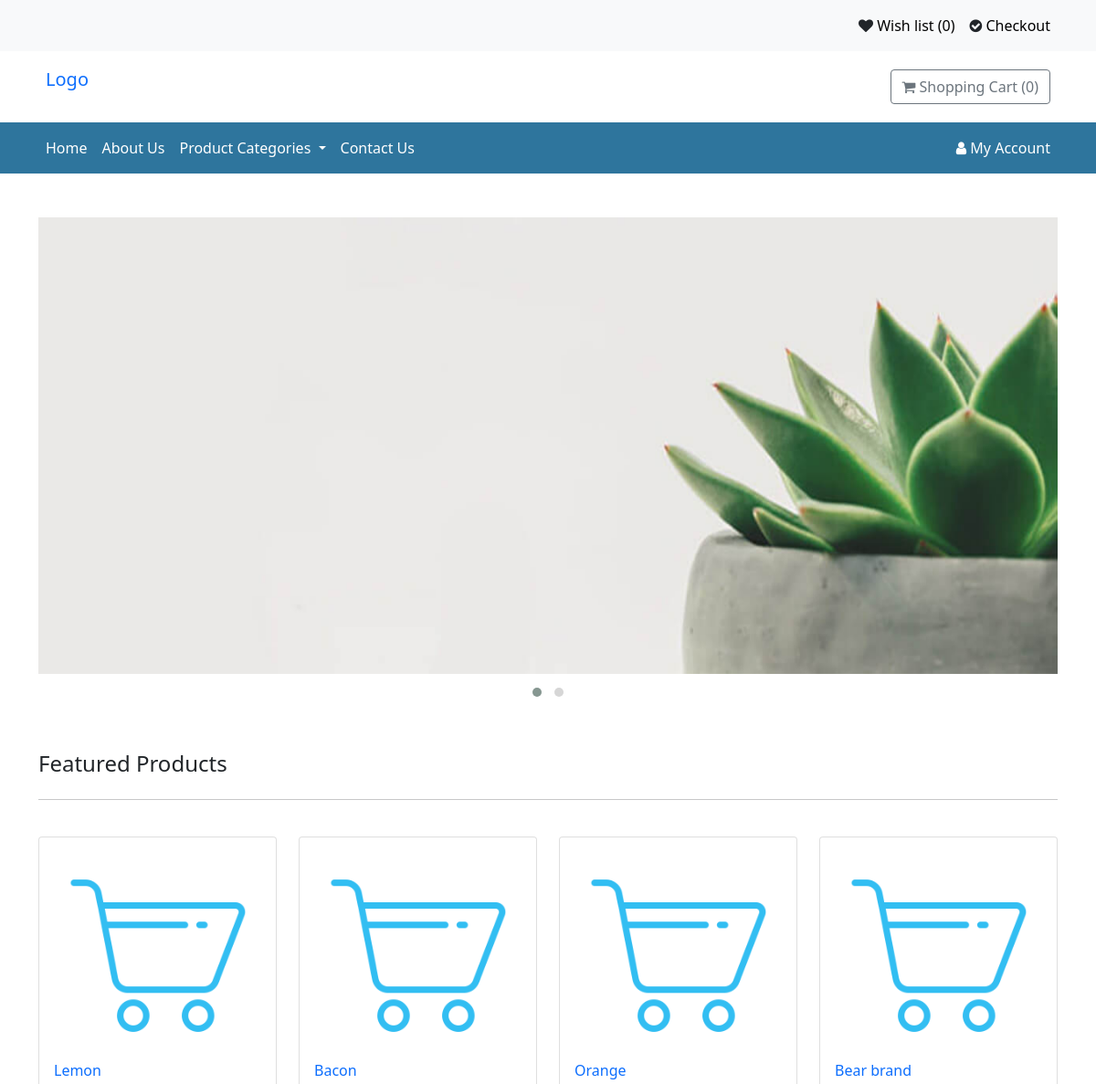
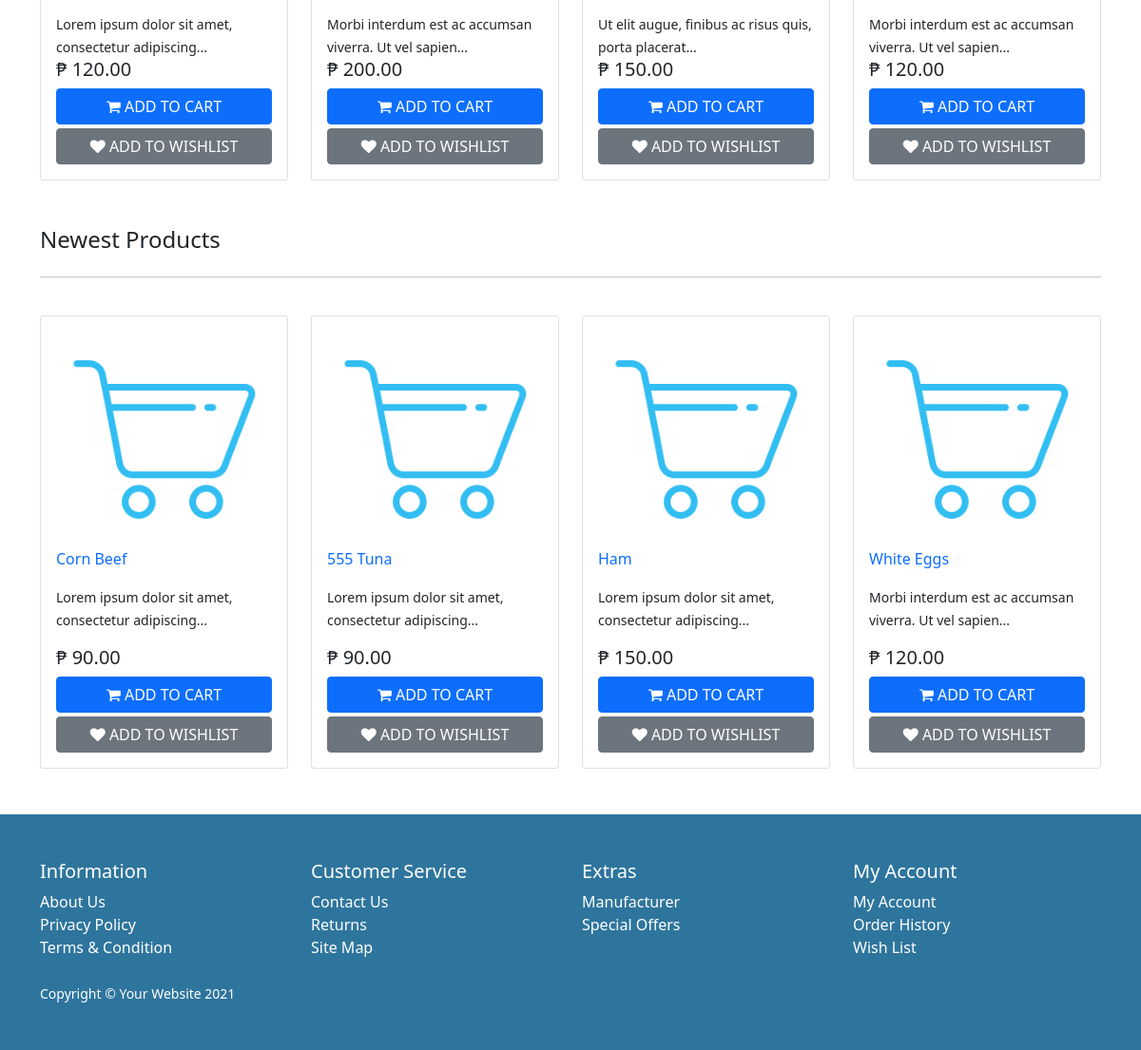
Page /shop/home.php on the earlier database version (2 pictures, top to bottom).
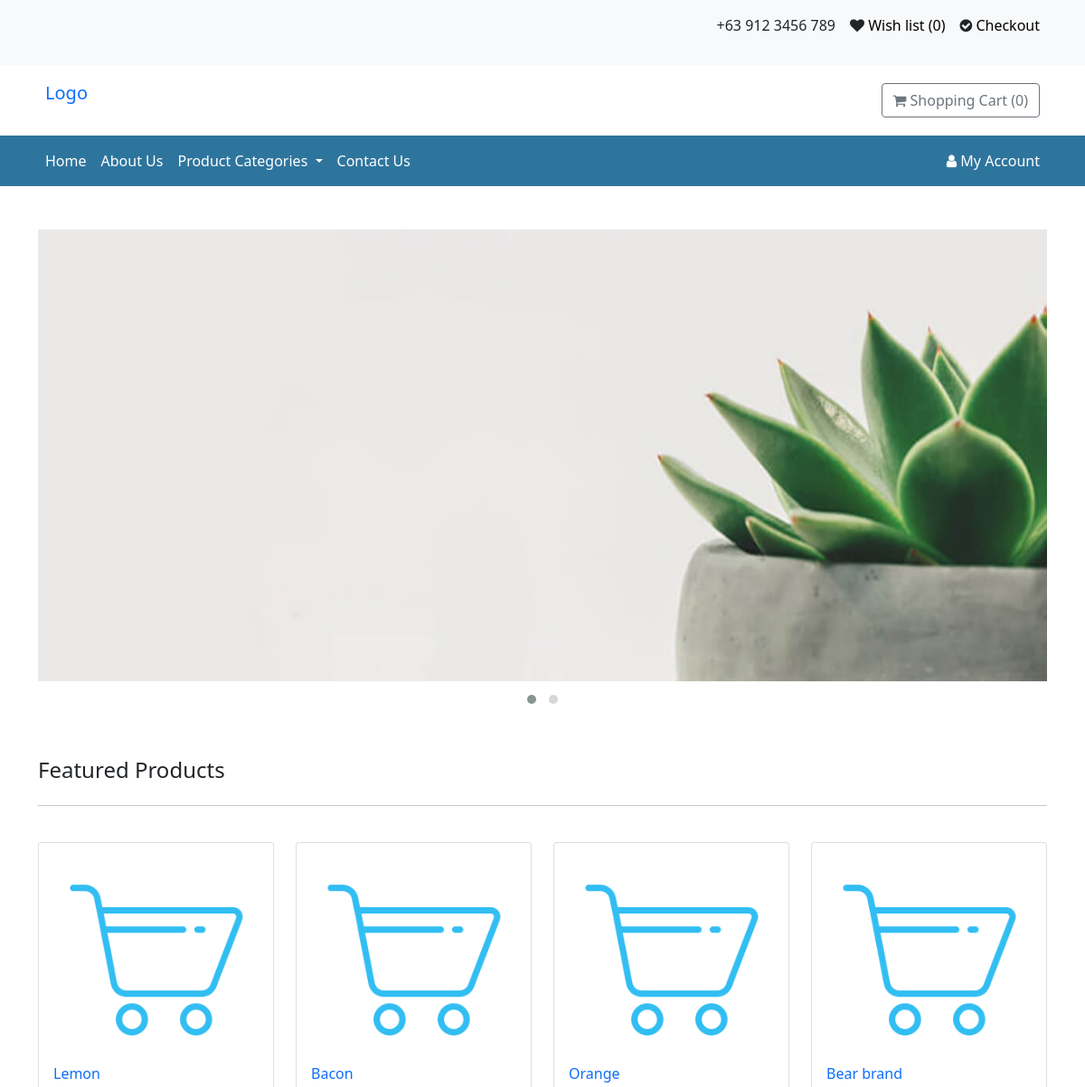
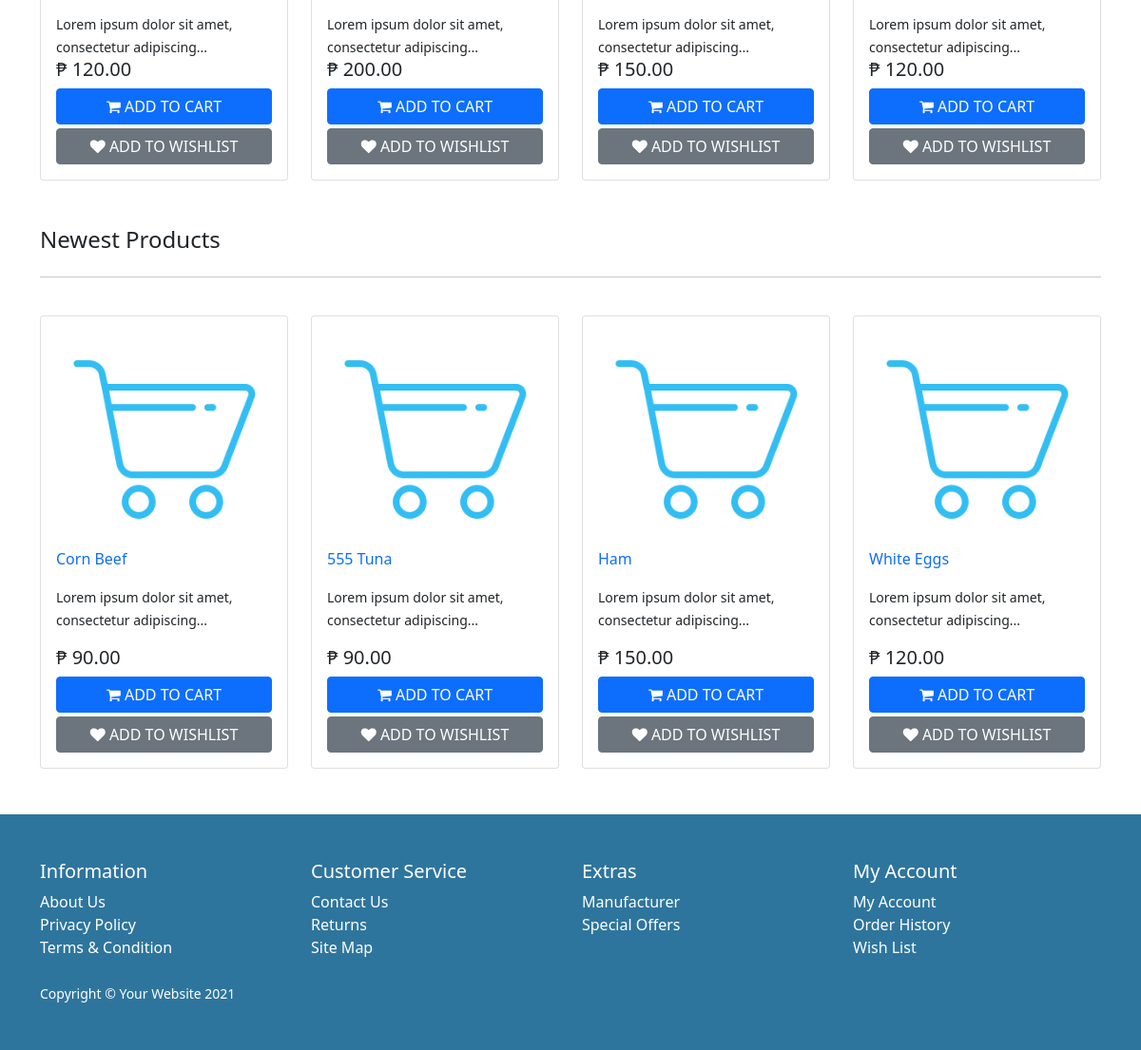
Same page on the later database version (2 pictures, top to bottom).
### tables this page shows
CREATE TABLE IF NOT EXISTS `product` (
  `product_id` int(11) NOT NULL AUTO_INCREMENT,
  `product_name` varchar(50) NOT NULL,
  `quantity` int(4) NOT NULL DEFAULT 0,
  `stock_status_id` int(11) NOT NULL,
  `image` varchar(255) NOT NULL,
  `manufacturer_id` int(11) NOT NULL,
  `price` decimal(15,4) NOT NULL,
  `product_weight` decimal(15,8) NOT NULL DEFAULT 0.00000000,
  `weight_id` int(11) NOT NULL DEFAULT 0,
  `product_status` tinyint(1) NOT NULL DEFAULT 0,
  `date_added` datetime NOT NULL,
  `date_modified` timestamp NOT NULL DEFAULT current_timestamp() ON UPDATE current_timestamp(),
  PRIMARY KEY (`product_id`) USING BTREE
);

CREATE TABLE IF NOT EXISTS `product_description` (
  `product_id` int(11) NOT NULL AUTO_INCREMENT,
  `product_name` varchar(50) NOT NULL,
  `store` varchar(255) NOT NULL,
  `product_desc` text NOT NULL,
  `meta_title` varchar(255) NOT NULL,
  `meta_description` varchar(255) NOT NULL,
  `meta_keywords` varchar(255) NOT NULL,
  PRIMARY KEY (`product_id`) USING BTREE
);

CREATE TABLE IF NOT EXISTS `information_description` (
  `information_id` int(11) NOT NULL AUTO_INCREMENT,
  `info_title` varchar(50) NOT NULL,
  `info_description` text NOT NULL,
  `meta_title` varchar(255) NOT NULL,
  `meta_description` varchar(255) NOT NULL,
  `meta_keyword` varchar(255) NOT NULL,
  `info_status` tinyint(1) NOT NULL DEFAULT 0,
  `date_added` datetime NOT NULL,
  `date_modified` timestamp NOT NULL DEFAULT current_timestamp() ON UPDATE current_timestamp(),
  PRIMARY KEY (`information_id`) USING BTREE
);

### shop/controller/base.controller.php (the view, shortened to what the rows shown need)
<?php
class BaseController extends database_connection {
    function get_categories() {
        $conn = $this->db_conn();
        $sql = "SELECT * FROM categories WHERE category_status=1";
		$result = mysqli_query($conn, $sql);
    }
    function get_featuredProducts() {
        $conn = $this->db_conn();
        $sql = "SELECT * FROM product WHERE product_status=1 LIMIT 4";
        $result = mysqli_query($conn, $sql);
        if ($result->num_rows > 0) {
			while($row = $result->fetch_assoc()) {
                $product_name = $row["product_name"];
                $price = number_format($row["price"], 2);
                $product_id = $row["product_id"];
                $product_desc = $this->get_product_description("product_desc", $product_id);
                $product_desc = strip_tags($product_desc);
                if (strlen($product_desc) > 55) {
                    $stringCut = substr($product_desc, 0 , 55);
                    $endPoint = strrpos($stringCut, ' ');
                    $product_desc = $endPoint? substr($stringCut, 0, $endPoint) : substr($stringCut, 0);
                    $product_desc .= '...';
                }
                if (isset($_SESSION["customer_id"])) {
                    $customer_id = $_SESSION["customer_id"];
                    $quantity = 1;
                    echo '
                    <div class="col-sm-12 col-md-3 product-container">
                        <div class="card">
                            <div class="card-body">
                                <img src="assets/images/products/shopping-bag-icon4.png" class="card-img-top product-icon" alt="'.$product_name.'_img">
                                <p class="card-text"><a href="product?product_id='.$product_id.'" class="text-decoration-none">'.$product_name.'</a></p>
                                <small>'.$product_desc.'</small>
                                <h5>₱ '.$price.'</h5>
                                <div class="d-grid gap-1">
                                    <button type="button" class="btn btn-primary" onclick="add_to_cart(\'' . $customer_id . '\',\'' . $product_id . '\',\'' . $quantity . '\')"><i class="fa fa-shopping-cart"></i> ADD TO CART</button>
                                    <button type="button" class="btn btn-secondary" onclick="add_to_wishlist(\'' . $product_id . '\',\'' . $customer_id . '\')"><i class="fa fa-heart"></i> ADD TO WISHLIST</button>
                                </div>
                            </div>
                        </div>
                    </div>
                    ';
                } else {
                    $customer_id = "";
                    $quantity = 1;
                    echo '
                    <div class="col-sm-12 col-md-3 product-container">
                        <div class="card">
                            <div class="card-body">
                                <img src="assets/images/products/shopping-bag-icon4.png" class="card-img-top product-icon" alt="'.$product_name.'_img">
                                <p class="card-text"><a href="product?product_id='.$product_id.'" class="text-decoration-none">'.$product_name.'</a></p>
                                <small>'.$product_desc.'</small>
                                <h5>₱ '.$price.'</h5>
                                <div class="d-grid gap-1">
                                    <button type="button" class="btn btn-primary" onclick="add_to_cart(\'' . $customer_id . '\', \'' . $product_id . '\', \'' . $quantity . '\')"><i class="fa fa-shopping-cart"></i>  ADD TO CART</button>
                                    <button type="button" class="btn btn-secondary" onclick="alert_to_login()"><i class="fa fa-heart"></i> ADD TO WISHLIST</button>
                                </div>
                            </div>
                        </div>
                    </div>
                    ';
                }
            }
        }
    }
    function get_newProducts() {
        $conn = $this->db_conn();
        $sql = "SELECT * FROM product WHERE product_status=1 ORDER BY date_added DESC LIMIT 4";
        $result = mysqli_query($conn, $sql);
        if ($result->num_rows > 0) {
			while($row = $result->fetch_assoc()) {
                $product_name = $row["product_name"];
                $price = number_format($row["price"], 2);
                $product_id = $row["product_id"];
                $product_desc = $this->get_product_description("product_desc", $product_id);
                $product_desc = strip_tags($product_desc);
                if (strlen($product_desc) > 55) {
                    $stringCut = substr($product_desc, 0 , 55);
                    $endPoint = strrpos($stringCut, ' ');
                    $product_desc = $endPoint? substr($stringCut, 0, $endPoint) : substr($stringCut, 0);
                    $product_desc .= '...';
                }
                if (isset($_SESSION["customer_id"])) {
                    $customer_id = $_SESSION["customer_id"];
                    $quantity = 1;
                    echo '
                    <div class="col-sm-12 col-md-3 product-container">
                        <div class="card">
                            <div class="card-body">
                                <img src="assets/images/products/shopping-bag-icon4.png" class="card-img-top product-icon" alt="'.$product_name.'_img">
                                <p class="card-text"><a href="product?product_id='.$product_id.'" class="text-decoration-none">'.$product_name.'</a></p>
                                <p><small>'.$product_desc.'</small></p>
                                <h5>₱ '.$price.'</h5>
                                <div class="d-grid gap-1">
                                    <button type="button" class="btn btn-primary" onclick="add_to_cart(\'' . $customer_id . '\',\'' . $product_id . '\',\'' . $quantity . '\')"><i class="fa fa-shopping-cart"></i> ADD TO CART</button>
                                    <button type="button" class="btn btn-secondary" onclick="add_to_wishlist(\'' . $product_id . '\',\'' . $customer_id . '\')"><i class="fa fa-heart"></i> ADD TO WISHLIST</button>
                                </div>
                            </div>
                        </div>
                    </div>
                    ';
                } else {
                    $customer_id = "";
                    $quantity = 1;
                    echo '
                    <div class="col-sm-12 col-md-3 product-container">
                        <div class="card">
                            <div class="card-body">
                                <img src="assets/images/products/shopping-bag-icon4.png" class="card-img-top product-icon" alt="'.$product_name.'_img">
                                <p class="card-text"><a href="product?product_id='.$product_id.'" class="text-decoration-none">'.$product_name.'</a></p>
                                <p><small>'.$product_desc.'</small></p>
                                <h5>₱ '.$price.'</h5>
                                <div class="d-grid gap-1">
                                    <button type="button" class="btn btn-primary" onclick="add_to_cart(\'' . $customer_id . '\', \'' . $product_id . '\', \'' . $quantity . '\')"><i class="fa fa-shopping-cart"></i>  ADD TO CART</button>
                                    <button type="button" class="btn btn-secondary" onclick="alert_to_login()"><i class="fa fa-heart"></i> ADD TO WISHLIST</button>
                                </div>
                            </div>
                        </div>
                    </div>
                    ';
                }
            }
        }
    }
    function get_cart_rows($customer_id) {
        $conn = $this->db_conn();
        $sql = "SELECT * FROM cart WHERE customer_id='$customer_id'";
        $result = $conn->query($sql);
        $numrow = mysqli_num_rows($result);
        return $numrow;
    }
    function get_product_description($column, $product_id) {
        $conn = $this->db_conn();
        $sql = "SELECT $column FROM product_description WHERE product_id='$product_id'";
        $result = mysqli_fetch_assoc($conn->query($sql));
        return $result[$column];
    }
    function get_info($column, $wherevalues) {
        $conn = $this->db_conn();
        $sql = "SELECT $column FROM information_description WHERE $wherevalues";
        $result = mysqli_fetch_assoc($conn->query($sql));
        return $result[$column];
    }
}

### shop/assets/common/navbar.php (shortened to what the rows shown need)
<?php
if (isset($_SESSION["customer_id"])) {
    $customer_id = $_SESSION["customer_id"];
?>
<nav class="navbar navbar-expand-lg navbar-light bg-light">
    <div class="container">
        <div class="d-flex flex-row bd-highlight mb-3"></div>
        <div class="d-flex flex-row-reverse bd-highlight">
            <div class="p-2 bd-highlight"><i class="fa fas-check-circle"></i><a class="top-header-link" href="checkout"> Checkout</a></div>
            <div class="p-2 bd-highlight"><i class="fa fa-heart"></i><a class="top-header-link" href="wishlist"> Wish list (<?= $class->get_wishlist_rows($customer_id); ?>)</a></div>
            <div class="p-2 bd-highlight">
                <?= $class->get_info("info_description", "information_id='12' AND info_status='1'"); ?>
            </div>
        </div>
    </div>
</nav>
<nav class="navbar navbar-expand-lg">
    <div class="container">
        <div class="d-flex flex-row bd-highlight mb-3">
            <div class="p-2 bd-highlight"><a class="navbar-brand" href="home">Logo</a></div>
        </div>
        <div class="d-flex flex-row-reverse bd-highlight">
            <div class="p-2 bd-highlight">
                <a class="btn btn-md btn-outline-secondary" href="cart" role="button"><i class="fa fa-shopping-cart"></i> Shopping Cart (<?= $class->get_cart_rows($customer_id) ?>)</a>
            </div>
        </div>
    </div>
</nav>
<nav class="navbar sticky-top navbar-expand-lg">
    <div class="container">
        <button class="navbar-toggler" type="button" data-bs-toggle="collapse" data-bs-target="#navbarSupportedContent" aria-controls="navbarSupportedContent" aria-expanded="false" aria-label="Toggle navigation">
            <span class="navbar-toggler-icon menu"><i class="fa fa-list"></i></span>
        </button>
        <div class="collapse navbar-collapse" id="navbarSupportedContent">
            <ul class="navbar-nav me-auto mb-2 mb-lg-0">
                <li class="nav-item">
                    <a class="nav-link" href="home">Home</a>
                </li>
                <li class="nav-item">
                    <a class="nav-link" href="about">About Us</a>
                </li>
                <li class="nav-item dropdown">
                    <a class="nav-link dropdown-toggle" href="#" id="navbardrop" data-toggle="dropdown">
                        Product Categories
                    </a>
                    <div class="dropdown-menu">
                        <?php $class->get_categories(); ?>
                    </div>
                </li>
                <li class="nav-item">
                    <a class="nav-link" href="contact">Contact Us</a>
                </li>
            </ul>
        </div>
        <div class="d-flex flex-row-reverse bd-highlight">
            <div class="p-2 bd-highlight">
                <a href="#" id="navbardrop" class="my-account-button" data-toggle="dropdown"><i class="fa fa-user"></i> My Account</a>
                <div class="dropdown-menu">
                    <a class="dropdown-item" href="myaccount">My Accout</a>
                    <a class="dropdown-item" href="order_history">Order History</a>
                    <a class="dropdown-item" href="logout">Logout</a>
                </div>
            </div>
        </div>
    </div>
</nav>
<?php } else { ?>
<nav class="navbar navbar-expand-lg navbar-light bg-light">
    <div class="container">
        <div class="d-flex flex-row-reverse bd-highlight">
            <div class="p-2 bd-highlight">
                <i class="fa fa-check-circle"></i>
                <a class="top-header-link" href="checkout"> Checkout</a>
            </div>
            <div class="p-2 bd-highlight">
                <i class="fa fa-heart"></i>
                <a class="top-header-link" href="login"> Wish list (0)</a>
            </div>
            <div class="p-2 bd-highlight">
                <?= $class->get_info("info_description", "information_id='12' AND info_status='1'"); ?>
            </div>
        </div>
    </div>
</nav>
<nav class="navbar navbar-expand-lg">
    <div class="container">
        <div class="d-flex flex-row bd-highlight mb-3">
            <div class="p-2 bd-highlight"><a class="navbar-brand" href="home">Logo</a></div>
        </div>
        <div class="d-flex flex-row-reverse bd-highlight">
            <div class="p-2 bd-highlight">
                <a class="btn btn-md btn-outline-secondary" href="cart" role="button"><i class="fa fa-shopping-cart"></i> Shopping Cart (<?= $class->get_cart_rows(0) ?>)</a>
            </div>
        </div>
    </div>
</nav>
<nav class="navbar sticky-top navbar-expand-lg">
    <div class="container">
        <div class="collapse navbar-collapse" id="navbarSupportedContent">
            <ul class="navbar-nav me-auto mb-2 mb-lg-0">
                <li class="nav-item">
                    <a class="nav-link" href="home">Home</a>
                </li>
                <li class="nav-item">
                    <a class="nav-link" href="about">About Us</a>
                </li>
                <li class="nav-item dropdown">
                    <a class="nav-link dropdown-toggle" href="#" id="navbardrop" data-toggle="dropdown">
                        Product Categories
                    </a>
                        <?php $class->get_categories(); ?>
                </li>
                <li class="nav-item">
                    <a class="nav-link" href="contact">Contact Us</a>
                </li>
            </ul>
        </div>
        <div class="d-flex flex-row-reverse bd-highlight">
            <div class="p-2 bd-highlight">
                <a href="#" id="navbardrop" class="my-account-button" data-toggle="dropdown"><i class="fa fa-user"></i> My Account</a>
            </div>
        </div>
    </div>
</nav>
<?php } ?>

Differences in the rows shown:
added information_description: info_description "+63 912 3456 789"
changed through a linked row, product "Bacon": product_id.product_desc "Morbi interdum est ac accumsan viverra. Ut vel sapien..." → "Lorem ipsum dolor sit amet, consectetur adipiscing..."
changed through a linked row, product "Orange": product_id.product_desc "Ut elit augue, finibus ac risus quis, porta placerat..." → "Lorem ipsum dolor sit amet, consectetur adipiscing..."
changed product "Bear brand": product_id.product_desc "Morbi interdum est ac accumsan viverra. Ut vel sapien..." → "Lorem ipsum dolor sit amet, consectetur adipiscing..."
changed product "White Eggs": product_id.product_desc "Morbi interdum est ac accumsan viverra. Ut vel sapien..." → "Lorem ipsum dolor sit amet, consectetur adipiscing..."
